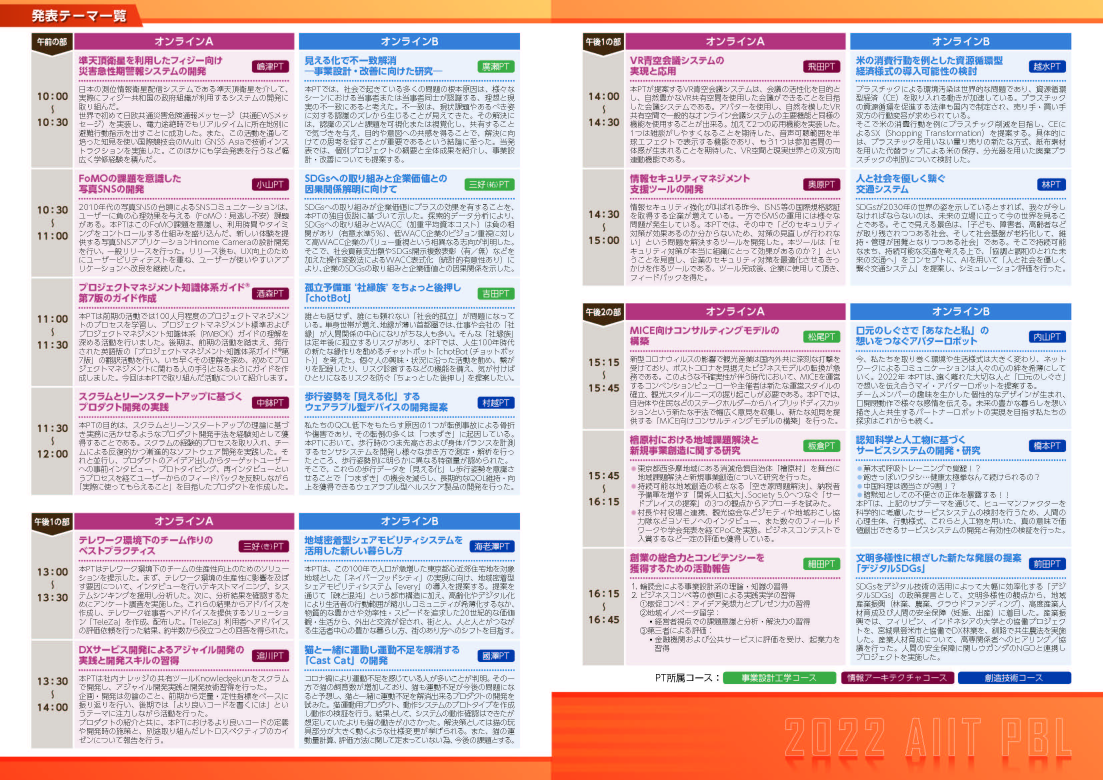
#> input picture 8_data_collection/data/2022PBLpamphlet_ura.jpeg, 3308 x 2339 px (shown at 1/3 size)
$ jupyter execute 8_5_image.ipynb
#> lines starting #> are read from the running program, lines starting #| are printed output that depends on the picture
## 画像イメージの操作

- 部分の切り抜き
- サイズ変更
- 回転
- グレースケール変換、モノクローム変換

### 画像データ

https://aiit.ac.jp/support/pbl_exhibition.html
- 2022PBLpamphlet_ura.jpeg（2022年度発表テーマ一覧）

### 部分の切り抜き

座標 (x, y)
- 左上が原点 (0,0)
- 横方向が x 軸
  - 右方向に増加
- 縦方向が y 軸
  - 下方向に増加

[cell 1]
from PIL import Image
import matplotlib.pyplot as plt

im = Image.open('data/2022PBLpamphlet_ura.jpeg')
#> im is the input picture: PIL image 3308x2339 CMYK; mean R, G, B 221, 203.7, 206.8

# 基本情報の確認
w, h = im.size
#> w = 3308; h = 2339
print('width={}, height={}'.format(w, h))
#| width=3308, height=2339

[cell 2]
# 座標：左上(230, 1920) 右下(880, 2240)
im1 = im.crop((230, 1920, 880, 2240))
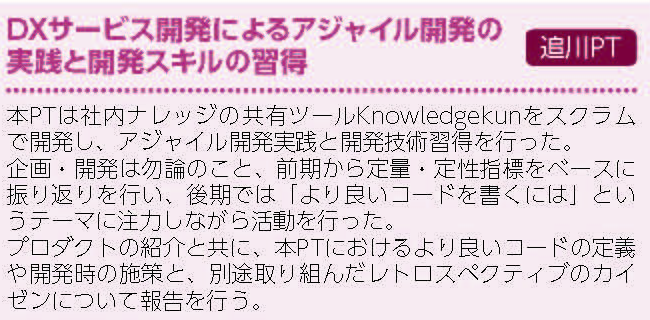
#> im1: PIL image 650x320 CMYK; mean R, G, B 224.9, 206.4, 217.1

# 基本情報の確認
w, h = im1.size
#> w = 650; h = 320
print('width={}, height={}'.format(w, h))
#| width=650, height=320

# 軸等を非表示
plt.axis("off")
# 表示
plt.imshow(im1)

### サイズ変更

[cell 3]
# 引数はint型
im1_sm = im1.resize((int(w/4), int(h/4)))
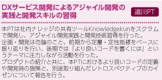
#> im1_sm: PIL image 162x80 CMYK; mean R, G, B 224.7, 206.2, 216.9

# 基本情報の確認
# - size はタプルのため * を付ける
print('width={}, height={}'.format(*im1_sm.size))
#| width=162, height=80

# 軸等を非表示
plt.axis("off")
# 表示
plt.imshow(im1_sm)

[cell 4]
# LANCZOS: 計算は遅いが品質が良い
im1_sm = im1.resize((int(w/4), int(h/4)), Image.Resampling.LANCZOS)

# 軸等を非表示
plt.axis("off")
# 表示
plt.imshow(im1_sm)

[cell 5]
# NEAREST: 計算は速いが品質は悪い
im1_sm = im1.resize((int(w/4), int(h/4)), Image.Resampling.NEAREST)
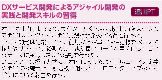
#> im1_sm: PIL image 162x80 CMYK; mean R, G, B 224.9, 206.5, 217.1

# 軸等を非表示
plt.axis("off")
# 表示
plt.imshow(im1_sm)

フィルタの種類<br>
https://pillow.readthedocs.io/en/stable/handbook/concepts.html#concept-filters
- デフォルト：PIL.Image.Resampling.BICUBIC

### 回転

[cell 6]
# expand: True を指定することで元画像のサイズのまま回転
im1_rot = im1.rotate(90, expand=True)
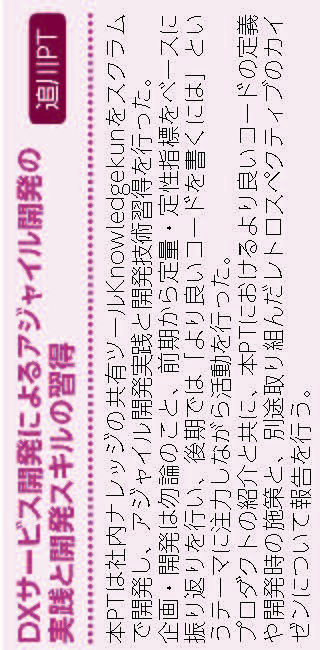
#> im1_rot: PIL image 320x650 CMYK; mean R, G, B 224.9, 206.4, 217.1

# 基本情報の確認
print('width={}, height={}'.format(*im1_rot.size))
#| width=320, height=650

# 軸等を非表示
plt.axis("off")
# 表示
plt.imshow(im1_rot)

[cell 7]
# expand: 指定しないと元画像のサイズを維持
im1_rot = im1.rotate(90)
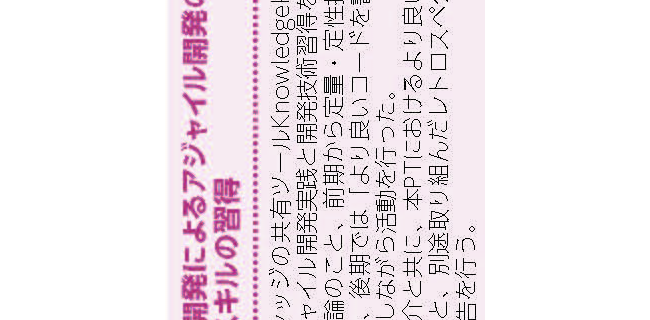
#> im1_rot: PIL image 650x320 CMYK; mean R, G, B 240.3, 231.7, 236.8

# 基本情報の確認
print('width={}, height={}'.format(*im1_rot.size))
#| width=650, height=320

# 軸等を非表示
plt.axis("off")
# 表示
plt.imshow(im1_rot)

### グレースケール変換、モノクローム変換

[cell 8]
# L: グレースケール
im1_gray = im1.convert('L')
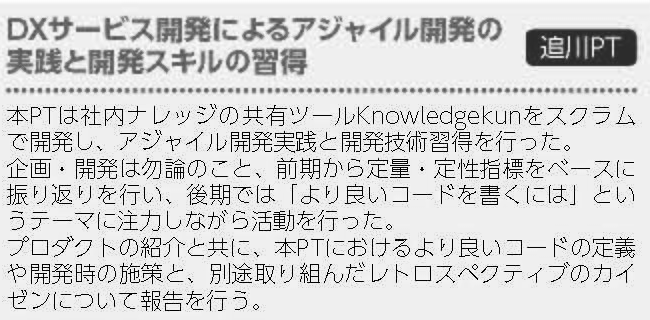
#> im1_gray: PIL image 650x320 L; min 0, max 254, mean 213.1

# グレースケールで表示
plt.gray()
# 軸等を非表示
plt.axis("off")
# 表示
plt.imshow(im1_gray)

[cell 9]
# 1: モノクロ
im1_bw = im1.convert('1')
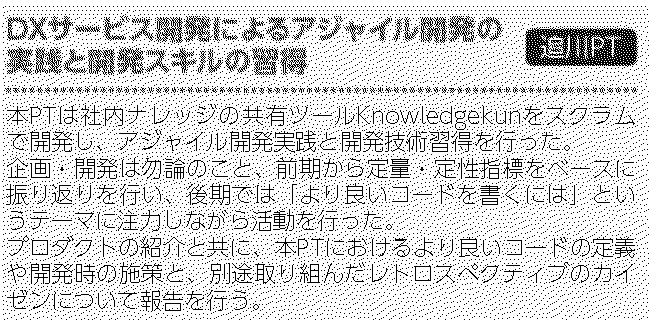
#> im1_bw: PIL image 650x320 1; 84.3% white; black in thin lines or dots

# 軸等を非表示
plt.axis("off")
# 表示
plt.imshow(im1_bw)
